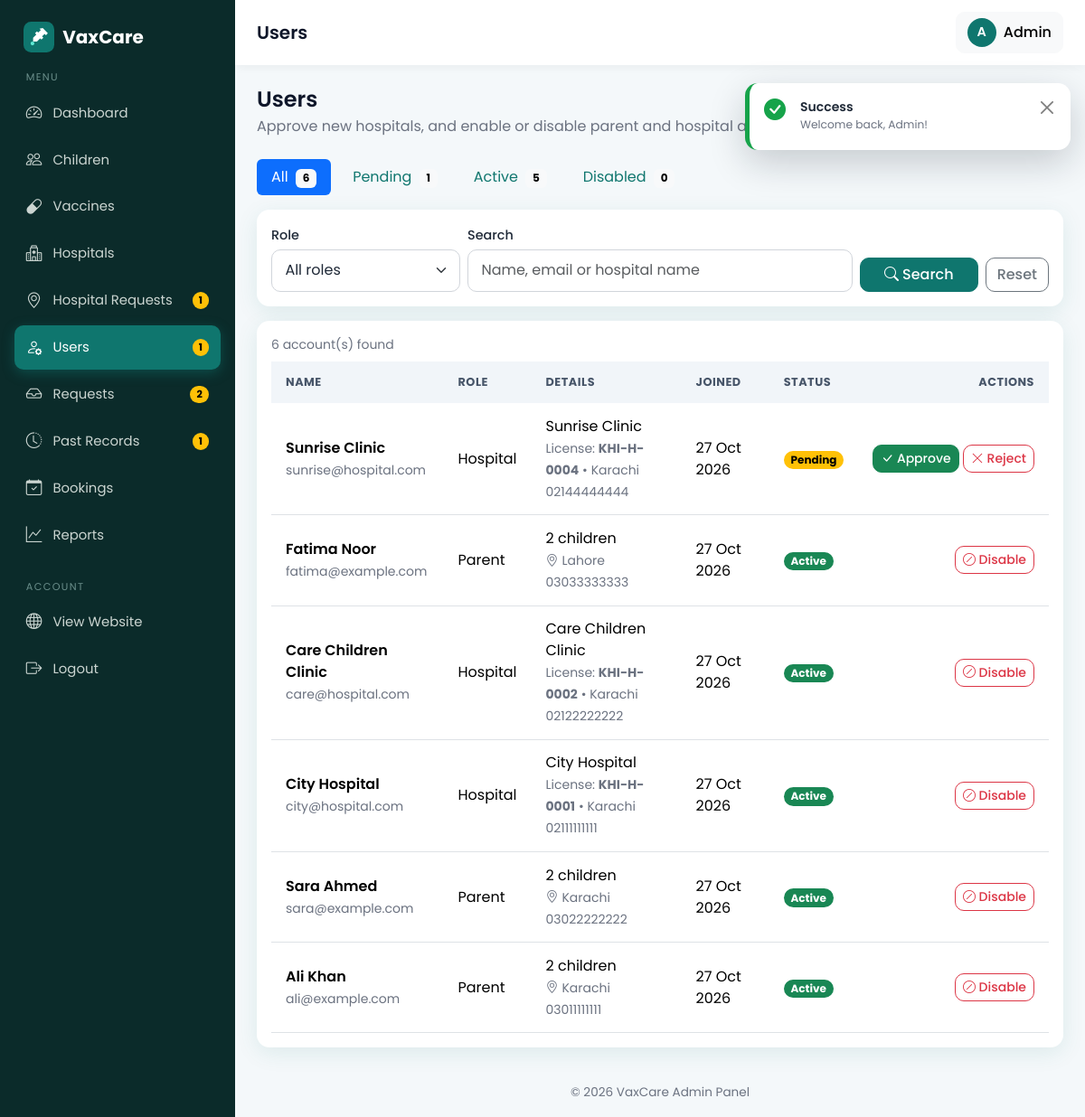
The page /admin/users.php (signed in) on the database its author committed.
### tables this page shows
CREATE TABLE users (
  id INT AUTO_INCREMENT PRIMARY KEY,
  name VARCHAR(100) NOT NULL,
  email VARCHAR(120) NOT NULL UNIQUE,
  password VARCHAR(255) NOT NULL,           
  phone VARCHAR(20),
  role ENUM('admin','parent','hospital') NOT NULL,
  status ENUM('active','pending','disabled') NOT NULL DEFAULT 'active',   
  failed_logins INT NOT NULL DEFAULT 0,                                   
  locked_until DATETIME NULL,                                             
  city VARCHAR(80) NULL,                                                  
  address VARCHAR(255) NULL,                                              
  created_at TIMESTAMP DEFAULT CURRENT_TIMESTAMP
);

### admin/users.php (the view, shortened to what this page needs)
<?php
require_once __DIR__ . '/../config/db.php';
$roleF   = in_array($_GET['role'] ?? '', ['parent', 'hospital'], true) ? $_GET['role'] : '';
$statusF = in_array($_GET['status'] ?? '', ['active', 'pending', 'disabled'], true) ? $_GET['status'] : '';
$q       = mb_substr(trim($_GET['q'] ?? ''), 0, 60);
$where  = ["u.role <> 'admin'"];
$params = [];
$whereSql = ' WHERE ' . implode(' AND ', $where);
$from     = ' FROM users u LEFT JOIN hospitals h ON h.user_id = u.id';
$counts = $pdo->query("SELECT status, COUNT(*) FROM users WHERE role <> 'admin' GROUP BY status")->fetchAll(PDO::FETCH_KEY_PAIR);
$counts['all'] = array_sum($counts);
$stmt = $pdo->prepare('SELECT COUNT(*)' . $from . $whereSql);
$stmt->execute($params);
$p = paginate((int)$stmt->fetchColumn(), 10, $_GET['page'] ?? 1);
$stmt = $pdo->prepare(
    "SELECT u.id, u.name, u.email, u.phone, u.role, u.status, u.created_at, u.city, h.hospital_name, h.license_no, h.location AS hospital_city,
            (SELECT COUNT(*) FROM children c WHERE c.parent_id = u.id) AS children_count"
    . $from . $whereSql
    . " ORDER BY (u.status = 'pending') DESC, u.created_at DESC, u.id DESC"
    . ' LIMIT ' . (int)$p['per_page'] . ' OFFSET ' . (int)$p['offset']
);
$stmt->execute($params);
$users = $stmt->fetchAll();
require_once __DIR__ . '/../includes/admin_header.php';
?>
<div class="mb-4">
  <h4 class="mb-1">Users</h4>
  <p class="text-muted mb-0">Approve new hospitals, and enable or disable parent and hospital accounts.</p>
</div>
<ul class="nav nav-pills mb-3 gap-2">
  <?php foreach (['' => 'All', 'pending' => 'Pending', 'active' => 'Active', 'disabled' => 'Disabled'] as $key => $label): ?>
    <li class="nav-item">
      <a class="nav-link <?= $statusF === $key ? 'active' : '' ?>"
         href="?<?= e(http_build_query(array_filter(['status' => $key, 'role' => $roleF, 'q' => $q], fn($v) => $v !== ''))) ?>">
        <?= $label ?> <span class="badge text-bg-light ms-1"><?= (int)($key === '' ? $counts['all'] : ($counts[$key] ?? 0)) ?></span>
      </a>
    </li>
  <?php endforeach; ?>
</ul>
<div class="card mb-3">
  <div class="card-body">
    <form method="get" class="row g-2 align-items-end">
      <div class="col-md-3">
        <label for="role" class="form-label small mb-1">Role</label>
        <select class="form-select" id="role" name="role">
          <option value="">All roles</option>
        </select>
      </div>
      <div class="col-md-6">
        <label for="q" class="form-label small mb-1">Search</label>
        <input type="search" class="form-control" id="q" name="q" value="<?= e($q) ?>" placeholder="Name, email or hospital name">
      </div>
      <div class="col-md-3 d-flex gap-2">
        <button type="submit" class="btn btn-primary flex-fill"><i class="bi bi-search me-1"></i>Search</button>
        <a href="<?= BASE_URL ?>/admin/users.php" class="btn btn-outline-secondary">Reset</a>
      </div>
    </form>
  </div>
</div>
<div class="card">
  <div class="card-body">
    <div class="text-muted small mb-2"><?= (int)$p['total'] ?> account(s) found</div>
    <div class="table-responsive">
      <table class="table table-hover table-stack mb-0">
        <thead>
          <tr><th>Name</th><th>Role</th><th>Details</th><th>Joined</th><th>Status</th><th class="text-end">Actions</th></tr>
        </thead>
        <tbody>
          <?php foreach ($users as $u): ?>
            <tr>
              <td data-label="Name">
                <div class="fw-semibold"><?= e($u['name']) ?></div>
                <small class="text-muted"><?= e($u['email']) ?></small>
              </td>
              <td data-label="Role"><?= e(ucfirst($u['role'])) ?></td>
              <td data-label="Details">
                <?php if ($u['role'] === 'hospital'): ?>
                  <?= e($u['hospital_name'] ?: '-') ?>
                  <div><small class="text-muted">License: <strong><?= e($u['license_no'] ?: 'not given') ?></strong> &bull; <?= e($u['hospital_city'] ?: '-') ?></small></div>
                <?php else: ?>
                  <?= (int)$u['children_count'] ?> child<?= (int)$u['children_count'] === 1 ? '' : 'ren' ?>
                  <div><small class="text-muted"><i class="bi bi-geo-alt me-1"></i><?= e($u['city'] ?: 'City not given') ?></small></div>
                <?php endif; ?>
                <div><small class="text-muted"><?= e($u['phone']) ?></small></div>
              </td>
              <td data-label="Joined"><?= format_date($u['created_at']) ?></td>
              <td data-label="Status"><?= status_badge($u['status']) ?></td>
              <td class="text-end text-nowrap">
                <?php
                  $actions = [];
                  if ($u['status'] === 'pending')  { $actions = ['approve' => ['success', 'bi-check-lg', 'Approve'], 'disable' => ['outline-danger', 'bi-x-lg', 'Reject']]; }
                  if ($u['status'] === 'active')   { $actions = ['disable' => ['outline-danger', 'bi-slash-circle', 'Disable']]; }
                ?>
                <?php foreach ($actions as $act => [$btn, $icon, $label]): ?>
                  <form method="post" action="<?= BASE_URL ?>/admin/user_action.php" class="d-inline">
                    <button type="submit" class="btn btn-sm btn-<?= $btn ?>"
                            <?= $act === 'disable' ? 'data-confirm="' . e($label . ' ' . $u['name'] . '?') . '"' : '' ?>>
                      <i class="bi <?= $icon ?>"></i> <?= $label ?>
                    </button>
                  </form>
                <?php endforeach; ?>
              </td>
            </tr>
          <?php endforeach; ?>
        </tbody>
      </table>
    </div>
  </div>
</div>
<?php require_once __DIR__ . '/../includes/admin_footer.php'; ?>

### includes/functions.php (shortened to what this page needs)
<?php
function e($text)
{
    return htmlspecialchars((string)$text, ENT_QUOTES, 'UTF-8');
}
function format_date($date)
{
    return $date ? date('d M Y', strtotime($date)) : '-';
}
function status_badge($status)
{
    $map = [
        'pending'        => ['warning', 'Pending'],
        'approved'       => ['success', 'Approved'],
        'rejected'       => ['danger',  'Rejected'],
        'vaccinated'     => ['success', 'Vaccinated'],
        'not_vaccinated' => ['secondary', 'Not Vaccinated'],
        'available'      => ['success', 'Available'],
        'unavailable'    => ['danger',  'Unavailable'],
        'active'         => ['success', 'Active'],
        'disabled'       => ['danger',  'Disabled'],
        'verified'       => ['success', 'Verified'],
    ];
    [$color, $label] = $map[$status] ?? ['secondary', ucfirst($status)];
    return '<span class="badge rounded-pill text-bg-' . $color . '">' . $label . '</span>';
}
function asset($path)
{
    $path = ltrim($path, '/');
    $file = __DIR__ . '/../assets/' . $path;
    $version = file_exists($file) ? filemtime($file) : time();
    return BASE_URL . '/assets/' . $path . '?v=' . $version;
}
function vendor($local, $cdn)
{
    $file = __DIR__ . '/../assets/vendor/' . $local;
    return is_file($file) ? BASE_URL . '/assets/vendor/' . $local : $cdn;
}
function head_assets()
{
    echo '<link href="' . vendor('bootstrap/bootstrap.min.css', 'https://cdn.jsdelivr.net/npm/bootstrap@5.3.3/dist/css/bootstrap.min.css') . '" rel="stylesheet">' . "\n  ";
    echo '<link href="' . vendor('bootstrap-icons/bootstrap-icons.css', 'https://cdn.jsdelivr.net/npm/bootstrap-icons@1.11.3/font/bootstrap-icons.css') . '" rel="stylesheet">' . "\n  ";
    echo '<link href="' . asset('css/style.css') . '" rel="stylesheet">' . "\n";
}
function paginate($total, $perPage, $page)
{
    $perPage = max(1, (int)$perPage);
    $pages   = max(1, (int)ceil($total / $perPage));
    $page    = max(1, min((int)$page, $pages));
    return ['page' => $page, 'pages' => $pages, 'offset' => ($page - 1) * $perPage, 'per_page' => $perPage, 'total' => (int)$total];
}
function render_flash($flash)
{
    $types = [
        'success' => ['bi-check-circle-fill',         'Success'],
        'danger'  => ['bi-x-octagon-fill',            'Error'],
        'warning' => ['bi-exclamation-triangle-fill', 'Attention'],
        'info'    => ['bi-info-circle-fill',          'Info'],
    ];
    $type = isset($types[$flash['type']]) ? $flash['type'] : 'info';
    [$icon, $title] = $types[$type];
    return '<div class="toast-container toast-pos position-fixed end-0 p-3">'
         . '<div class="toast toast-vax toast-' . $type . '" role="alert" aria-live="assertive" aria-atomic="true">'
         .   '<div class="d-flex align-items-start gap-3 p-3">'
         .     '<i class="bi ' . $icon . ' toast-ico"></i>'
         .     '<div class="flex-fill"><div class="fw-semibold">' . $title . '</div>'
         .     '<div class="small text-muted">' . e($flash['message']) . '</div></div>'
         .     '<button type="button" class="btn-close" data-bs-dismiss="toast" aria-label="Close"></button>'
         .   '</div>'
         .   '<div class="bar"></div>'
         . '</div></div>';
}

### assets/css/style.css (style rules this page uses)
:root { --brand: #0f766e; --brand-dark: #115e59; --brand-light: #ccfbf1; --accent: #2563eb; --bg: #f4f8fa; --text: #1f2937; --muted: #6b7280; --radius: 14px; --shadow: 0 6px 24px rgba(15, 118, 110, 0.10); --bs-primary: #0f766e; --bs-primary-rgb: 15, 118, 110; --bs-link-color: #0f766e; --bs-link-hover-color: #115e59; --bs-body-font-family: 'Poppins', system-ui, sans-serif; --bs-body-color: var(--text); }
html { scroll-behavior: smooth; }
body { font-family: 'Poppins', system-ui, sans-serif; background: var(--bg); color: var(--text); min-height: 100vh; display: flex; flex-direction: column; }
h1, h2, h3, h4, h5, h6 { font-weight: 600; color: #0f172a; }
.text-muted { color: var(--muted) !important; }
.btn { border-radius: 10px; font-weight: 500; transition: all .2s ease; }
.btn-primary { --bs-btn-bg: var(--brand); --bs-btn-border-color: var(--brand); --bs-btn-hover-bg: var(--brand-dark); --bs-btn-hover-border-color: var(--brand-dark); --bs-btn-active-bg: var(--brand-dark); --bs-btn-active-border-color: var(--brand-dark); --bs-btn-disabled-bg: var(--brand); --bs-btn-disabled-border-color: var(--brand); }
.card { border: 0; border-radius: var(--radius); box-shadow: var(--shadow); }
.form-control, .form-select { border-radius: 10px; padding: .65rem .9rem; border: 1px solid #d1d5db; }
.form-label { font-weight: 500; font-size: .9rem; }
.table thead th { background: #f1f5f9; font-size: .8rem; text-transform: uppercase; letter-spacing: .04em; color: #475569; border-bottom: 0; white-space: nowrap; }
.table > :not(caption) > * > * { padding: .85rem 1rem; vertical-align: middle; }
body.admin-body { display: block; background: var(--bg); }
:root { --bs-primary-bg-subtle: #ccfbf1; --bs-primary-text-emphasis: #0f766e; }
html { scroll-padding-top: 80px; }
.toast-pos { top: 76px; z-index: 1100; }
.toast-vax { width: 360px; max-width: calc(100vw - 2rem); border: 0; border-radius: 14px; background: #fff; box-shadow: 0 14px 40px rgba(15,23,42,.20); overflow: hidden; border-left: 5px solid var(--tc, #0f766e); }
.toast-vax .toast-ico { font-size: 1.5rem; color: var(--tc, #0f766e); line-height: 1.2; }
.toast-success { --tc: #16a34a; }

### rows shown on the page
users: name "Sunrise Clinic", email "sunrise@hospital.com", role "Hospital", hospital_name "Sunrise Clinic", license_no "KHI-H-0004", hospital_city "Karachi", phone "02144444444", created_at "27 Oct 2026", label "Pending", label "Approve", label "Reject"
users: name "Fatima Noor", email "fatima@example.com", role "Parent", children_count "2", city "Lahore", phone "03033333333", created_at "27 Oct 2026", label "Active", label "Disable"
users: name "Care Children Clinic", email "care@hospital.com", role "Hospital", hospital_name "Care Children Clinic", license_no "KHI-H-0002", hospital_city "Karachi", phone "02122222222", created_at "27 Oct 2026", label "Active", label "Disable"
users: name "City Hospital", email "city@hospital.com", role "Hospital", hospital_name "City Hospital", license_no "KHI-H-0001", hospital_city "Karachi", phone "02111111111", created_at "27 Oct 2026", label "Active", label "Disable"
users: name "Sara Ahmed", email "sara@example.com", role "Parent", children_count "2", city "Karachi", phone "03022222222", created_at "27 Oct 2026", label "Active", label "Disable"
users: name "Ali Khan", email "ali@example.com", role "Parent", children_count "2", city "Karachi", phone "03011111111", created_at "27 Oct 2026", label "Active", label "Disable"

### other values the page prints
APP_NAME "VaxCare"
$label "Dashboard"
$label "Children"
$label "Vaccines"
$label "Hospitals"
$label "Hospital Requests"
$badges[$file] "1"
$label "Users"
$label "Requests"
$badges[$file] "2"
$label "Past Records"
$label "Bookings"
$label "Reports"
$pageTitle "Users"
mb_strtoupper(mb_substr($_SESSION['name'] ?? 'A', 0, 1)) "A"
